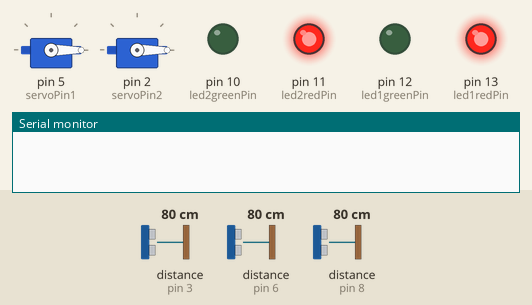
This sketch was run on a simulated Arduino Uno, built with avr-gcc and run on an emulated ATmega328P. Parts: 128×32 character LCD, 2 × servo, output pins drawn as LEDs (lit = HIGH), the last lines printed to the serial monitor. Wiring (inferred from the names in the program): 3 × ultrasonic range finder: trigger pin 4, echo pin 3 / trigger pin 7, echo pin 6 / trigger pin 9, echo pin 8. The inputs (shaded band) are chosen by the test bench; at power-on: distance to the obstacle (sensors on pin 6, pin 8, pin 3) 80 cm. The echo pulse lasts 58.3 µs per cm; pins used as bus, display or sensor lines are not drawn.

Above: at 2.3 s.
2.4 s: distance to the obstacle (sensor on pin 6) set to 144 cm
7.2 s: distance to the obstacle (sensor on pin 6) set to 154 cm
At 9.2 s:
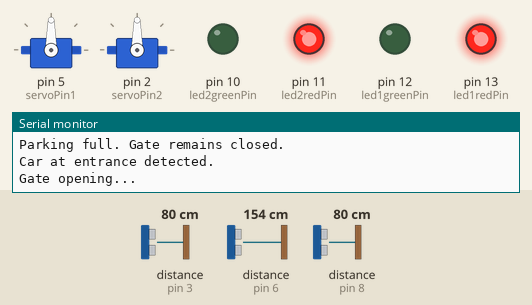
17.2 s: distance to the obstacle (sensor on pin 8) set to 146 cm
20.6 s: distance to the obstacle (sensor on pin 8) set to 153 cm
At 25.5 s:
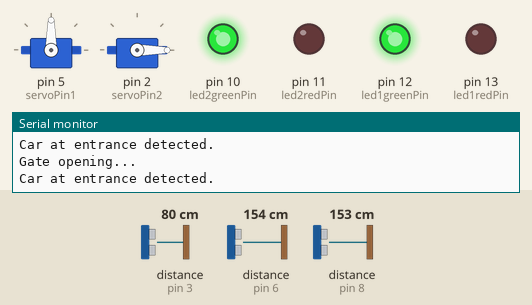
30.6 s: distance to the obstacle (sensor on pin 6) set to 2 cm
At 35.0 s:
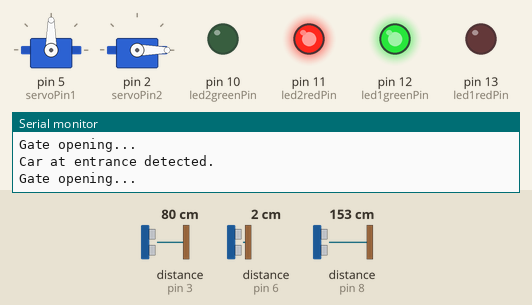
40.6 s: distance to the obstacle (sensor on pin 3) set to 144 cm
44.6 s: distance to the obstacle (sensor on pin 3) set to 152 cm
At 45.5 s:
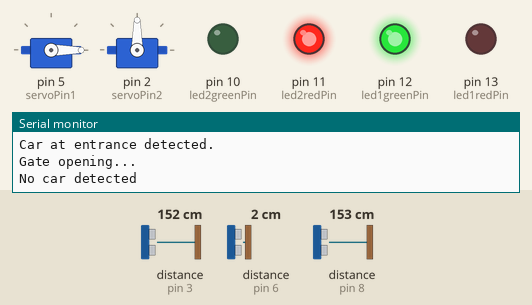
Timing chart, 0 to 53.3 s (numbered marks = the images above; inputs shaded):
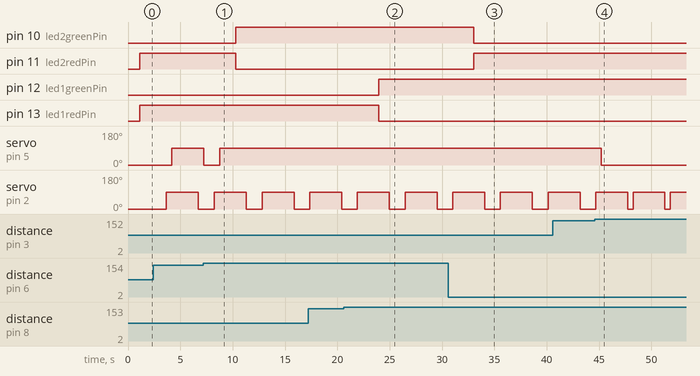

Measured:
- the behaviour switches between 149 and 150 cm on distance to the obstacle (sensor on pin 6) (found by bisection; images 0 and 1)
- the behaviour switches between 149 and 150 cm on distance to the obstacle (sensor on pin 8) (found by bisection; images 1 and 2)
- the behaviour switches between 149 and 150 cm on distance to the obstacle (sensor on pin 3) (found by bisection; images 3 and 4)
- after the input at 7.2 s, pin 10 (led2greenPin): LOW → HIGH after 3.1 s; pin 11 (led2redPin): HIGH → LOW after 3.1 s; servo on pin 5 (servoPin1): goes on until 8.8 s, then stays 90°
- after the input at 20.6 s, pin 12 (led1greenPin): LOW → HIGH after 3.3 s; pin 13 (led1redPin): HIGH → LOW after 3.3 s
- after the input at 30.6 s, pin 10 (led2greenPin): HIGH → LOW after 2.4 s; pin 11 (led2redPin): LOW → HIGH after 2.4 s
- after the input at 44.6 s, servo on pin 5 (servoPin1): 90° → 0° after 0.60 s
- by itself, servo on pin 2 (servoPin2): alternates 90° for 3.0 s and 0° for 1.5 s

The sketch:

Automatic_Parking_System.ino
```cpp
// Automatic Parking System.

#include <Wire.h>
#include <LiquidCrystal_I2C.h>
#include <Servo.h>

// LEDs for slot1
#define led1redPin 13
#define led1greenPin 12

// LEDs for slot2
#define led2redPin 11
#define led2greenPin 10

LiquidCrystal_I2C lcd( 0x27, 128, 32);

// --- Ultrasonic Sensor Pins ---
// Sensor for the entrance gate
const int trigPinEntry = 4;
const int echoPinEntry = 3;

// Sensor for parking slot 1
const int trigPinSlot1 = 9;
const int echoPinSlot1 = 8;

// Sensor for parking slot 2
const int trigPinSlot2 = 7;
const int echoPinSlot2 = 6;

// --- Servo Motor Pin 1---
const int servoPin1 = 5;
Servo tollGate;

// --- Servo Motor Pin 2---
const int servoPin2 = 2;
Servo Ultrarotate;


// --- Thresholds and Variables ---
// Adjust these distance thresholds based on your Tinkercad setup
const int entryThreshold = 150;
const int exitThreshold = 150;
const int slotThreshold = 150;
const int gateOpenAngle = 90;
const int gateClosedAngle = 0;


int occupiedSlots = 0;
bool slot1Occupied = false;
bool slot2Occupied = false;

// --- Ultrasonic Sensor Function ---
// A reusable function to measure distance
long getDistance(int trigPin, int echoPin) {
  // Clear the trigger pin
  digitalWrite(trigPin, LOW);
  delayMicroseconds(2);
  // Send a 10-microsecond pulse to the trigger pin
  digitalWrite(trigPin, HIGH);
  delayMicroseconds(10);
  digitalWrite(trigPin, LOW);
  // Read the duration of the echo pulse
  long duration = pulseIn(echoPin, HIGH);
  // Convert the time into a distance
  return duration / 58;
}


void setup()
{
  Wire.begin();
  lcd.init();
  lcd.backlight();
  lcd.clear();
  lcd.setCursor(0,0);
  lcd.print("Hello, You're welcome!");
  lcd.setCursor(0,1);
  lcd.print("To SEED PARKING");
  delay(1000);

  Serial.begin(9600);
  // pinMode(trig, OUTPUT);
  // digitalWrite(trig, LOW);
  // delayMicroseconds(2);
  // pinMode(echo, INPUT);
  // delay(6000);

  // Set up LED pins
  pinMode(led1redPin, OUTPUT);
  pinMode(led1greenPin, OUTPUT);

  pinMode(led2redPin, OUTPUT);
  pinMode(led2greenPin, OUTPUT);

  // Set up ultrasonic sensor pins
  pinMode(trigPinEntry, OUTPUT);
  pinMode(echoPinEntry, INPUT);
  pinMode(trigPinSlot1, OUTPUT);
  pinMode(echoPinSlot1, INPUT);
  pinMode(trigPinSlot2, OUTPUT);
  pinMode(echoPinSlot2, INPUT);

  // Set up servo motor
  tollGate.attach(servoPin1);
  tollGate.write(gateClosedAngle);

  // Set up servo motor
  Ultrarotate.attach(servoPin2);
  Ultrarotate.write(0);

}

 void updateLCD() {
   lcd.clear();
   lcd.setCursor(0, 0); // Column 0, Row 0
   lcd.print("Slot1: ");
   if (slot1Occupied) {
     lcd.print("Occupied");
   } else {
     lcd.print("Free");
   }

   lcd.setCursor(0, 1); // Column 0, Row 1
   lcd.print("Slot2: ");
   if (slot2Occupied) {
     lcd.print("Occupied");
   } else {
     lcd.print("Free");
   }
 }

void loop() {
  // Read distances from all sensors
  long distanceSlot1 = getDistance(trigPinSlot1, echoPinSlot1);
  long distanceSlot2 = getDistance(trigPinSlot2, echoPinSlot2);

  // Update slot occupancy status
  slot1Occupied = (distanceSlot1 < slotThreshold);
  slot2Occupied = (distanceSlot2 < slotThreshold);

  // Update the count of occupied slots
  occupiedSlots = (slot1Occupied ? 1 : 0) + (slot2Occupied ? 1 : 0);

  // Update the LEDs of occupied slots
  if (slot1Occupied)
  {
    digitalWrite(led1redPin, HIGH);
    digitalWrite(led1greenPin, LOW);
  }
  else
  {
  	digitalWrite(led1greenPin, HIGH);
    digitalWrite(led1redPin, LOW);
  }
  if (slot2Occupied)
  {
    digitalWrite(led2redPin, HIGH);
    digitalWrite(led2greenPin, LOW);
  }
  else
  {
  	digitalWrite(led2greenPin, HIGH);
    digitalWrite(led2redPin, LOW);
  }

  // Update LCD display
  updateLCD();
  delay(1000);

  // Logic for the toll gate
  //int lastPosition = Ultrarotate.read();

  //for (int pos = 0; pos <= 90; pos += 10)
   //{
    Ultrarotate.write(0);
    delay(500);
    long distanceEntry = getDistance(trigPinEntry, echoPinEntry);
   // if (lastPosition == 0)
    //{
      if (distanceEntry < entryThreshold) {
        Serial.println("Car at entrance detected.");
        if (occupiedSlots < 2) { // If there is at least one free slot
          Serial.println("Gate opening...");
          tollGate.write(gateOpenAngle);
          delay(1000); // Keep gate open for a few seconds
        } else {
          Serial.println("Parking full. Gate remains closed.");
          // Optionally display a "Parking Full" message on LCD
          tollGate.write(gateClosedAngle);
          lcd.clear();
          lcd.setCursor(0, 0);
          lcd.print("Parking Full");
          lcd.setCursor(0, 1);
          lcd.print("No Entry");
          delay(1000);
        }
      }
      else
      {
      // If no car is at the entrance, keep the gate closed
      tollGate.write(gateClosedAngle);
      }

    Ultrarotate.write(90);
    delay(500);
    distanceEntry = getDistance(trigPinEntry, echoPinEntry);
    //else if (lastPosition == 90)
    //{
      float distanceExit = distanceEntry;

        if (distanceExit < exitThreshold) {
          Serial.println("Car at entrance detected.");
          Serial.println("Gate opening...");
          tollGate.write(gateOpenAngle);
          delay(1000); // Keep gate open for a few seconds
        }
        else
        {
          Serial.println("No car detected");
          tollGate.write(gateClosedAngle);
          delay(1000);
        }
   // }
    //else
    //{
      //tollGate.write(gateClosedAngle);
    //}
  //}
  //for (int pos = 90; pos >= 0; pos -= 10) {
    //Ultrarotate.write(pos);
    //delay(15);

    //if (lastPosition == 90)
 /*   //{
  	Ultrarotate.write(90);
    delay(500);
    long distanceEntry = getDistance(trigPinEntry, echoPinEntry);

      float distanceExit = distanceEntry;

        if (distanceExit < exitThreshold) {
          Serial.println("Car at entrance detected.");
          Serial.println("Gate opening...");
          tollGate.write(gateOpenAngle);
          delay(1000); // Keep gate open for a few seconds
        }
        else
        {
          Serial.println("No car detected");
          tollGate.write(gateClosedAngle);
          delay(1000);
        }
   // }
   // else if (lastPosition == 0)
   // {
  	Ultrarotate.write(0);
    delay(500);
    long distanceEntry = getDistance(trigPinEntry, echoPinEntry);

      if (distanceEntry < entryThreshold)
      {
        Serial.println("Car at entrance detected.");
        if (occupiedSlots < 2) { // If there is at least one free slot
          Serial.println("Gate opening...");
          tollGate.write(gateOpenAngle);
          delay(1000); // Keep gate open for a few seconds
        }
        else
        {
          Serial.println("Parking full. Gate remains closed.");
          // Optionally display a "Parking Full" message on LCD
          tollGate.write(gateClosedAngle);
          lcd.clear();
          lcd.setCursor(0, 0);
          lcd.print("Parking Full");
          lcd.setCursor(0, 1);
          lcd.print("No Entry");
          delay(1000);
        }
      }
      else
      {
      // If no car is at the entrance, keep the gate closed
      tollGate.write(gateClosedAngle);
      }
   // }
   // else
   // {
   //   tollGate.write(gateClosedAngle);
    //}
//}*/

  delay(500); // Wait for half a second before repeating the loop
}


//void loop()
//{
  /*
  //Entry
  digitalWrite(trigPinEntry, HIGH);
  delayMicroseconds(10);
  digitalWrite(trigPinEntry, LOW);
  int durationEntry = pulseIn(echoPinEntry, HIGH);

  //slot1
  digitalWrite(trigPinSlot1, HIGH);
  delayMicroseconds(10);
  digitalWrite(trigPinSlot1, LOW);
  int durationSlot1 = pulseIn(echoPinSlot1, HIGH);

  //slot2
  digitalWrite(trigPinSlot1, HIGH);
  delayMicroseconds(10);
  digitalWrite(trigPinSlot1, LOW);
  int durationSlot2 = pulseIn(echoPinSlot1, HIGH);

  if(durationEntry >= 38000)
  {
    Serial.print("Out range");
  }
  else{
    float distanceEntry = durationEntry / 58;
    Serial.print("DistanceEntry:");
    Serial.println(distanceEntry);
    Serial.print("cm");

    if (distanceEntry <= 150)
    {
      if(durationSlot1 >= 38000)
      {
    Serial.print("Out range");
      }
      else
      {
      	float distanceSlot1 = durationSlot1 / 58;
        Serial.print("DistanceSlot1:");
        Serial.println(distanceSlot1);
        Serial.print("cm");

        if (distanceSlot1 <= 150)
        {


        }
      }
      tollGate.write(gateOpenAngle); // Move to 90 degrees
      delay(1000);       // Wait for 1 second
    }
    else
    {
      tollGate.write(gateClosedAngle);
      delay(1000);
    }
  }
  delay(1000);*/


//}
```
